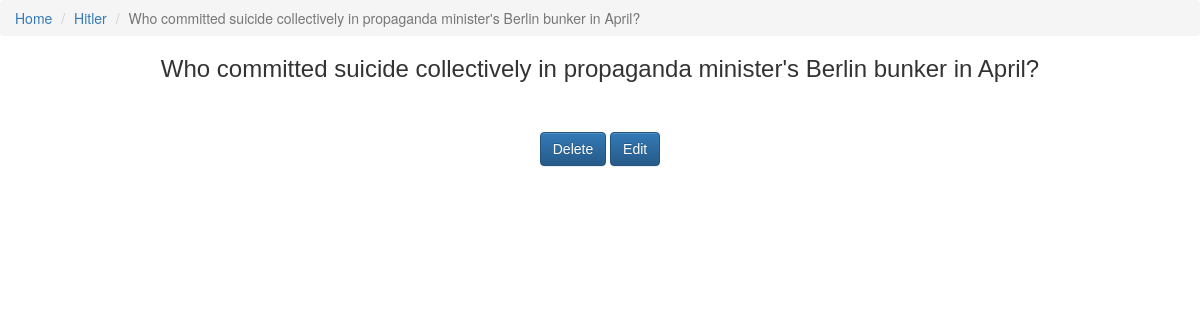
Page /hitler/who-committed-suicide-collectively-in-propaganda-ministers-berlin-bunker-in-april/ on the committed database.
### documents/models.py (models this page shows, shortened)
class Question(models.Model):
    question = models.CharField(max_length=120, blank=False)
    sentence = models.CharField(null=True, max_length=120, blank=False)
    score = models.FloatField(default=3.5)
    acceptable = models.BooleanField(default=False)
    correct_answer = models.CharField(default="Yes", max_length=30, blank=False)
    option1 = models.CharField(max_length=30)
    option2 = models.CharField(max_length=30)
    option3 = models.CharField(max_length=30)
    timestamp = models.DateField(auto_now=False, auto_now_add=True)
    updated = models.DateField(auto_now=True, auto_now_add=False)
    slug = models.SlugField(unique=True)
    document = models.ForeignKey("Document", on_delete=models.CASCADE, null=True)
    edited = models.BooleanField(default=False)
    medium_choices = (("Automated", "Automated"),("Manually", "Manually"))
    generation_medium = models.CharField(max_length=30, choices=medium_choices, default="Automated")
    time = models.TimeField(null=True, blank=False, auto_now=False, auto_now_add=False)

class Document(models.Model):
    title = models.CharField(max_length=120, blank=False)
    timestamp = models.DateField(auto_now=False, auto_now_add=True)
    updated = models.DateField(auto_now=True, auto_now_add=False)
    slug = models.SlugField(unique=True, blank=True)
    doc_text = models.TextField(null=True, blank=False)
    unprocessed_doc = models.FileField(upload_to=upload_location_unprocessed_file, null=True, blank=False)
    processed_doc = models.FileField(null=True, blank=True)
    generated_questions_doc = models.FileField(null=True, blank=True)
    json_doc = models.FileField(null=True, blank=True)
    docs_extensions = (
                        (".srt", "Closed Caption File"),
                        (".txt", "Text File"),
    )
    file_extension = models.CharField(max_length=10, null=False, blank=False, choices=docs_extensions, default=".txt")
    def get_absolute_url(self):
        return reverse("docs:doc_detail", kwargs={ "slug" : self.slug })

### documents/views.py (the view)
# urls.py: url(r'^(?P<slug1>[\w-]+)/(?P<slug2>[\w-]+)/$', views.question_detail, name="ques_detail"),
def question_detail(request, slug1=None, slug2=None):
    instance = get_object_or_404(Question, slug=slug2)
    context = {
        "instance" : instance,
    }
    return render(request, "questions/question_detail.html", context)

### templates/questions/question_detail.html (shortened to what this page needs)
{% extends "base.html" %}
{% block content %}
<ul class="breadcrumb">
        <li><a href="/">Home</a> </li>
        <li><a href='{{ instance.document.get_absolute_url }}'>{{ instance.document.title }}</a> </li>
        <li class="active">{{ instance.question }}</li>
</ul>
<div style="font-family: Arial">
    <h3 align="center"> {{ instance.question }} </h3>
<br><br>
        <div align="center">
            <a class="btn btn-primary" href='{{ instance.get_absoulte_url }}delete/' role="button">Delete</a>
            <a class="btn btn-primary" href='{{ instance.get_absoulte_url }}edit/' role="button">Edit</a>
        </div>
</div>
{% endblock content %}

### rows in the picture
Question: document "Hitler", question "Who committed suicide collectively in propaganda minister's Berlin bunker in April?"
